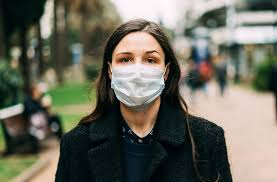
#> input picture images/pic2.jpeg, 277 x 182 px, found by its file name
$ python image-mask-detection.py
#> lines starting #> are read from the running program, lines starting #| are printed output that depends on the picture; after the words box and inside, x2 and y2 are one past the last pixel; in counts of white or black regions, pixels touching at a corner belong together
import cv2
import matplotlib.pyplot as plt

# Load the mask detection Haar Cascade XML file
mask_cascade = cv2.CascadeClassifier('./myhaar.xml')

# Load the image where you want to detect masks
img = cv2.imread('images/pic2.jpeg')
#> img is the input picture: shape (182, 277, 3); mean B, G, R 93.5, 106.5, 107

# Convert the image to grayscale
gray = cv2.cvtColor(img, cv2.COLOR_BGR2GRAY)
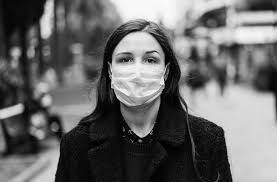
#> gray: shape (182, 277); min 0, max 254, mean 105.2

# Detect masks in the image
masks = mask_cascade.detectMultiScale(gray, scaleFactor=1.1, minNeighbors=5, minSize=(30, 30))
#> masks = [[103, 35, 69, 69]]

# Draw rectangles around the detected masks
for (x, y, w, h) in masks:
    cv2.rectangle(img, (x, y), (x + w, y + h), (255, 0, 0), 2)  # Blue rectangle for mask detection
#> this loop made 1 pass
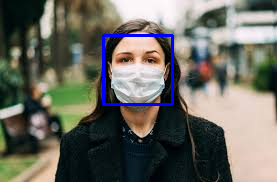
#> img: shape (182, 277, 3); 1.63% of pixels changed, all inside (x1, y1, x2, y2) = (102, 34, 174, 106)

# Convert BGR to RGB for displaying using matplotlib
img_rgb = cv2.cvtColor(img, cv2.COLOR_BGR2RGB)

# Display using matplotlib
plt.imshow(img_rgb)
plt.axis('off')  # Hide axes
plt.show()

# Optionally, save the result to a file
cv2.imwrite('img_results/result.jpg', img)

$ run again, with images/pic1.bmp saved as images/pic2.jpeg
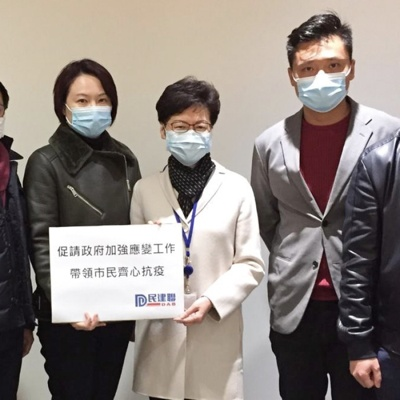
#> input picture images/pic1.bmp, 400 x 400 px, found by its file name
#> img is the input picture: shape (400, 400, 3); mean B, G, R 127.9, 133, 142
#> `gray = cv2.cvtColor(img, cv2.COLOR_BGR2GRAY)`:
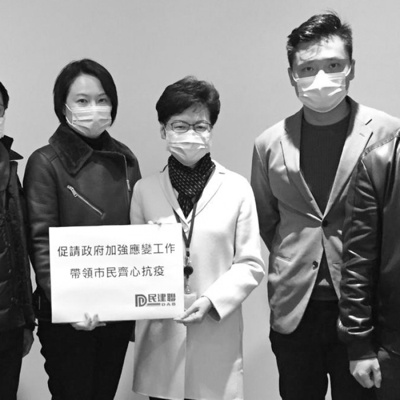
#> gray: shape (400, 400); min 1, max 255, mean 135.1
#> masks = [[64, 82, 54, 54], [163, 108, 54, 54], [286, 45, 69, 69]]
#> the loop `for (x, y, w, h) in masks:` made 3 passes
#> after the loop `for (x, y, w, h) in masks:`:
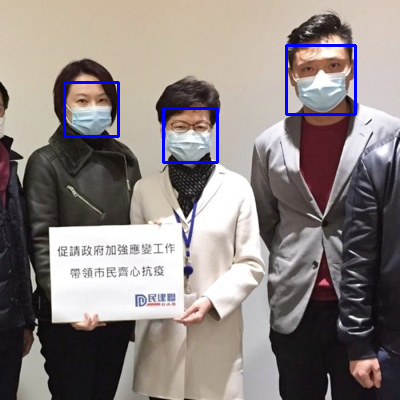
#> img: shape (400, 400, 3); 1.32% of pixels changed, all inside (x1, y1, x2, y2) = (63, 44, 357, 164)
